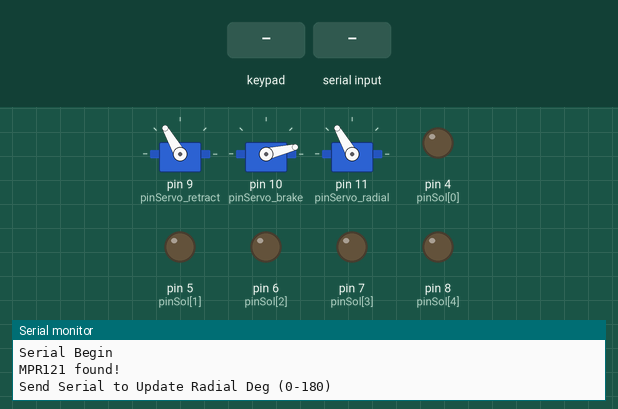
Recording of a sketch running on a simulated Arduino Uno, built with avr-gcc and run on an emulated ATmega328P. On the bench: 3 × servo, output pins drawn as LEDs (lit = HIGH), the last lines printed to the serial monitor. The inputs (shaded band) are chosen by the test bench.

Above: at 1.9 s.
2.0 s: keypad keys 1 3 9 7 2 pressed 0.4 s apart
At 4.1 s:
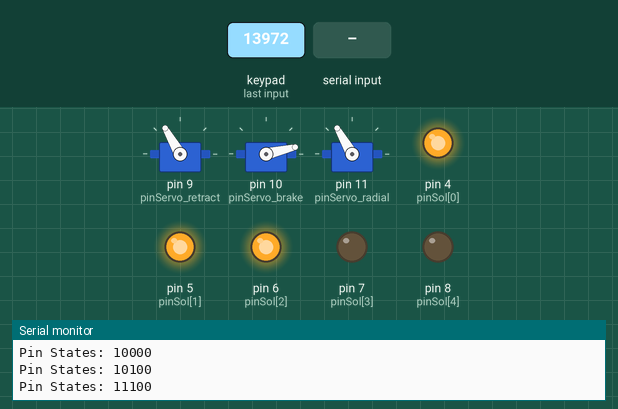
5.5 s: "90,45\n" received over Serial
At 7.1 s:
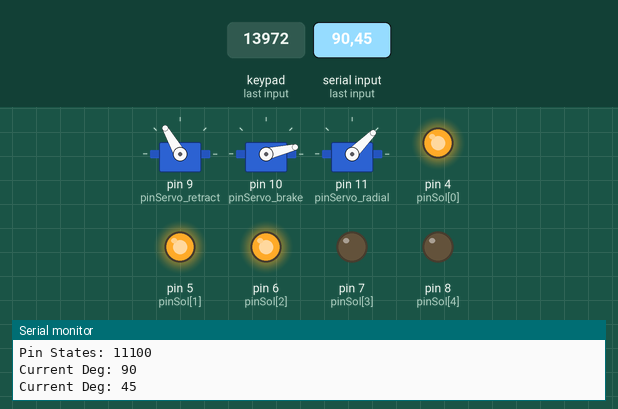
7.5 s: key '1' pressed
At 8.3 s:
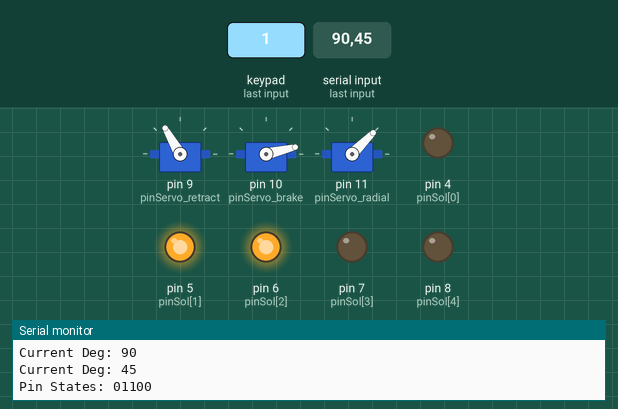
9.0 s: key '2' pressed
At 9.4 s:
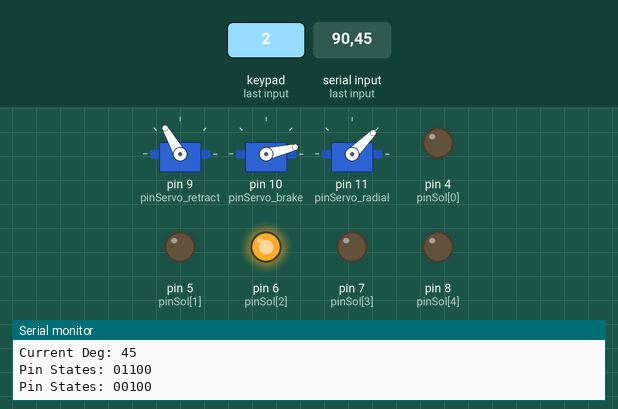
10.5 s: keypad keys 4 5 6 7 8 pressed 0.4 s apart
At 12.0 s:
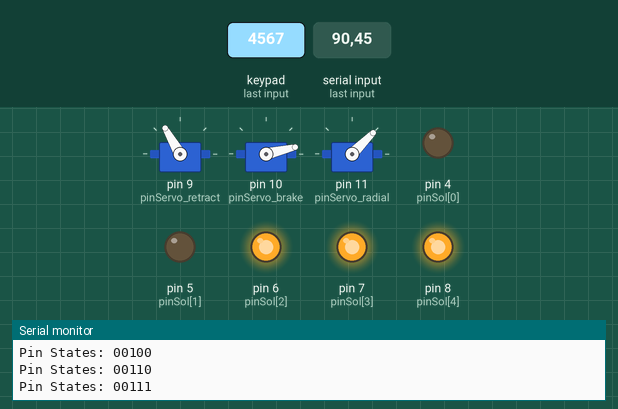
14.0 s: "30,150\n" received over Serial
At 14.8 s:
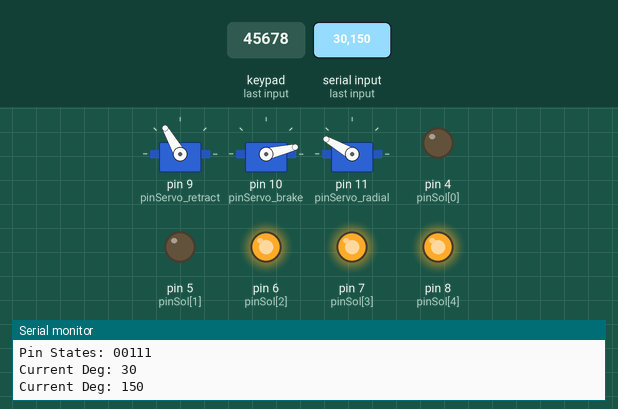
Timing chart, 0 to 17.0 s (numbered marks = the images above; inputs shaded):
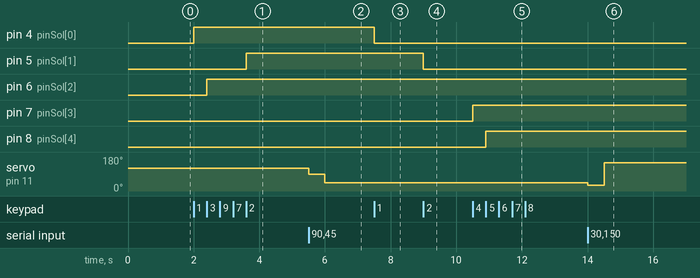

The sketch:

helper_opensol.ino
```cpp
/*
Description:
  program allows user to rotate multi-spout head and open individual solenoids for setup or cleanup using one of two modes

  currently setup for 5 solenoids. Works with less solenoids, adjust pinSol, sol_count, and stateSol to work with more

Instructions (see protocol_helper_opensol for step by step instructions):
- set open_mode and servo_radial_deg, and send to arduino
- open serial monitor
- mode 0:
  - touch spout to open corresponding solenoid, touch again to close
  - set multi-spout angle by sending a degree between 1 and 180 over serial
- mode 2:
  - set multi-spout angle using servo_radial_deg
  - open and close solenoids by sending a serial string with an ID between 1 and n, where n is the nuber of spouts set in pinSol and stateSol
- during operation, a string of binary values will be printed over serial
  - the position of the value indicates the solenoid
  - the value indicates the state (1 = open, 0 = closed)
  - e.g. 00010 means solenoid 4 is open

*/
 // libraries
  #include <Wire.h>
  #include "Adafruit_MPR121.h"
  #include <Servo.h>

 // parameters ************************************************************************************************
  boolean open_mode = 0; // 0: touch to open set radial w/ serial, 1: serial to open (must use 1 for voltage sensor)
  byte servo_radial_deg = 120; // starting multi-spout angle (mode 0); fixed multi-spout angle (mode 1)
  int sol_count = 5; // number of sol (must match length of pinSol & stateSol)
 // ***********************************************************************************************************

 // Pins
  static byte pinSol[]   = {4,5,6,7,8}; // one pin per solenoid
  static byte pinServo_retract = 9;
  static byte pinServo_brake = 10;
  static byte pinServo_radial = 11;

 // variables
  boolean stateSol[] = {0,0,0,0,0}; // one state per sol
  byte switch_sol_id;
  byte switch_sol_id_serial;
  byte lick_last;
  boolean serial_toggle = 0;
  unsigned long baud = 115200;

 // servos
   // servo retractable spout variables / parameters ------------------------------------------
    Servo servo_retract;
    static byte servo_retract_retracted_deg = 120;


   // servo brake variables / parameters ------------------------------------------------------
    Servo servo_brake;  // create servo object to control a servo
    static byte servo_brake_engaged_deg = 13;

   // servo radial  ---------------------------------------------------------------------------
    Servo servo_radial;


 // capsensor
  Adafruit_MPR121 cap = Adafruit_MPR121();
  uint16_t lasttouched = 0;
  uint16_t currtouched = 0;

void setup() { //--------------------------------------------------------------------------------------------------
  Serial.begin(baud); // start serial
  Serial.println("Serial Begin");


 // set inputs / outputs
  for(uint8_t i = 0; i<=sol_count-1; i++){
    pinMode(pinSol[i], OUTPUT);
  }

  pinMode(pinServo_retract, OUTPUT);
  pinMode(pinServo_brake, OUTPUT);
  pinMode(pinServo_radial, OUTPUT);


  if(open_mode == 0){
   // check for cap sensor
    if (!cap.begin(0x5A)) {
      Serial.println("MPR121 not found, check wiring?");
      while (1);
    }

    Serial.println("MPR121 found!");
  }

 // attach and move servos
   // retract
    servo_retract.attach(pinServo_retract);
    servo_retract.write(servo_retract_retracted_deg);
    delay(250);
    servo_retract.detach();

   // brake
    servo_brake.attach(pinServo_brake);
    servo_brake.write(servo_brake_engaged_deg);
    delay(250);
    servo_brake.detach();

   // radial
    servo_radial.attach(pinServo_radial);
    servo_radial.write(servo_radial_deg);
    delay(250);
    servo_radial.detach();

 // print prompt based on mode
  if(open_mode == 0){
    Serial.println("Send Serial to Update Radial Deg (0-180)");
  }

  if(open_mode == 1){
    Serial.println("Send Serial to Open Spouts (1-5)");
  }
}

void loop() { //--------------------------------------------------------------------------------------------------
  // open mode 1 (serial to open sol)***********************
   if(Serial.available() && open_mode == 1){
    switch_sol_id_serial = Serial.parseInt(); // read serial

      if(switch_sol_id_serial > 0 && switch_sol_id_serial <= sol_count){ // if input is within range of the number of sol
        switch_sol_id = switch_sol_id_serial; // flag sol number for state switch
      }
   }


 // open mode 0 (touch spout to open sol)***********************
  // set servo_radial_deg using serial input
   if(Serial.available() && open_mode == 0){
      int servo_radial_deg = Serial.parseInt();
      if(servo_radial_deg > 0){
        Serial.print("Current Deg: "); Serial.println(servo_radial_deg);
        servo_radial.attach(pinServo_radial);
        servo_radial.write(servo_radial_deg);
        delay(500);
        servo_radial.detach();
      }
   }
  // touch spout to open sol
    if(open_mode == 0){
      currtouched = cap.touched();
      for (uint8_t i = 1; i <= sol_count; i++) { // for each sensor (change the maximum i if more touch sensors are added)
        if ((currtouched & _BV(i)) && !(lasttouched & _BV(i)) ) { // if touched now but not previously
          switch_sol_id = i; // flag touch
        }
      }
      lasttouched = currtouched;
    }

 // general function to open sol *******************************
  if(switch_sol_id>0){ // flag from touch or serial
   // invert state for sol defined by flag
    stateSol[switch_sol_id-1] = !stateSol[switch_sol_id-1];
    digitalWrite(pinSol[switch_sol_id-1],stateSol[switch_sol_id-1]);

   // print state of sols
    Serial.print("Pin States: ");

    for(uint8_t i = 0; i<=sol_count-1; i++){
      Serial.print(stateSol[i]);
    }

    Serial.println();

    switch_sol_id = 0; // reset switch_sol_id flag to close if statement
  }

}
```

Measured:
- after the input at 2.0 s, pin 4 (pinSol[0]): LOW → HIGH at once; pin 5 (pinSol[1]): LOW → HIGH after 1.6 s; pin 6 (pinSol[2]): LOW → HIGH after 0.40 s
- after the input at 5.5 s, servo on pin 11 (pinServo_radial): 120° → 90° at once, → 45° 0.50 s later
- after the input at 7.5 s, pin 4 (pinSol[0]): HIGH → LOW at once
- after the input at 9.0 s, pin 5 (pinSol[1]): HIGH → LOW at once
- after the input at 10.5 s, pin 7 (pinSol[3]): LOW → HIGH at once; pin 8 (pinSol[4]): LOW → HIGH after 0.40 s
- after the input at 14.0 s, servo on pin 11 (pinServo_radial): 45° → 30° at once, → 150° 0.50 s later
